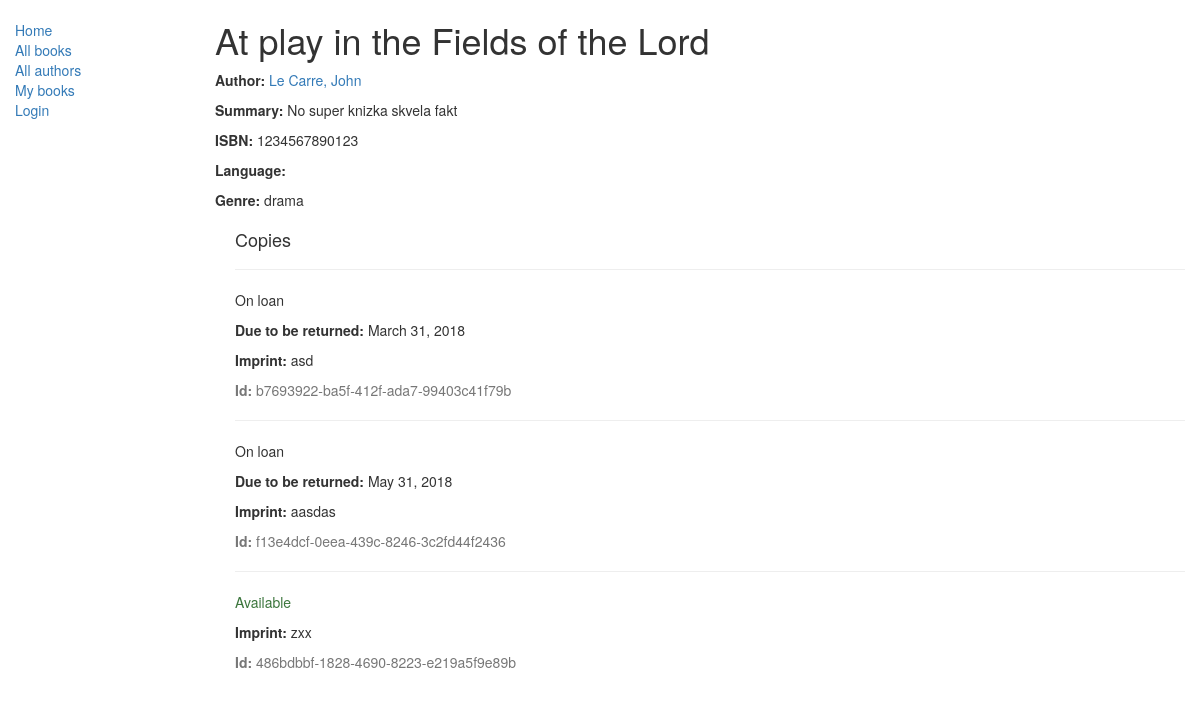
/catalog/book/1, run on the app's committed database.
### catalog/models.py (models this page shows, shortened)
class Book(models.Model):
    title = models.CharField(max_length=200)
    author = models.ForeignKey('Author', on_delete=models.SET_NULL, null=True)
    summary = models.TextField(
            max_length=1000,
            help_text="Enter a brief description of the book"
            )
    isbn = models.CharField(
            'ISBN',
            max_length=13,
            help_text='13 Character' +
                        '<a href="https://www.isbn-international.org/content/what-isbn">' +
                        'ISBN number</a>'
            )
    genre = models.ManyToManyField(Genre, help_text="Select a genre for this book")
    def display_genre(self):
        return ', '.join([genre.name for genre in self.genre.all()[:3]])
    display_genre.short_description = 'Genre'

class Author(models.Model):
    first_name = models.CharField(max_length=100)
    last_name = models.CharField(max_length=100)
    date_of_birth = models.DateField(null=True, blank=True)
    date_of_death = models.DateField('Died', null=True, blank=True)
    def get_absolute_url(self):
            return reverse('author-detail', args=[str(self.id)])
    def __str__(self):
            return '%s, %s' % (self.last_name, self.first_name)

class Genre(models.Model):
    name = models.CharField(
            max_length=200,
            help_text="Enter a book genre (e.g. Science Fciton, French Poetry etc.)",
            )
    def __str__(self):
        return self.name

class BookInstance(models.Model):
    id = models.UUIDField(primary_key=True, default=uuid.uuid4, help_text="book instance id")
    book = models.ForeignKey('Book', on_delete=models.SET_NULL, null=True)
    imprint = models.CharField(max_length=200)
    due_back = models.DateField(null=True, blank=True)
    borrower = models.ForeignKey(User, on_delete=models.SET_NULL, null=True, blank=True)
    LOAN_STATUS = (
            ('d', 'Maintenance'),
            ('o', 'On loan'),
            ('a', 'Available'),
            ('r', 'Reserved'),
    )
    status = models.CharField(max_length=1, choices=LOAN_STATUS,
                              blank=True, default='d',
                              help_text='Book availability')
    class Meta:
        ordering = ["due_back"]
        permissions = (('can_mark_returned', "Set book as returned"),)

### catalog/views.py (the view)
# urls.py: url(r'^book/(?P<pk>\d+)$', views.BookDetailView.as_view(),
class BookDetailView(generic.DetailView):
    model = Book

### catalog/templates/catalog/book_detail.html
{% extends "catalog/base_generic.html" %}
{% block content %}
  <h1>{{ book.title }}</h1>
  <p><strong>Author:</strong> <a href="{{ book.author.get_absolute_url }}">{{ book.author }}</a></p>
    <p><strong>Summary:</strong> {{ book.summary }}</p>
    <p><strong>ISBN:</strong> {{ book.isbn }}</p>
    <p><strong>Language:</strong> {{ book.language }}</p>
    <p><strong>Genre:</strong> {% for genre in book.genre.all %} {{ genre }}{% if not forloop.last %}, {% endif %}{% endfor %}</p>
  <div style="margin-left:20px;margin-top:20px">
    <h4>Copies</h4>
      {% for copy in book.bookinstance_set.all %}
        <hr>
        <p class="{% if copy.status == 'a' %}text-success{% elif copy.status == 'd' %}text-danger{% else
        %}text-warning{% endif %}">{{ copy.get_status_display }}</p>
        {% if copy.status != 'a' %}<p><strong>Due to be returned:</strong> {{copy.due_back}}</p>{% endif %}
        <p><strong>Imprint:</strong> {{copy.imprint}}</p>
        <p class="text-muted"><strong>Id:</strong> {{copy.id}}</p>
      {% endfor %}
  </div>
{% endblock %}

### catalog/templates/catalog/base_generic.html (shortened to what this page needs)
<!DOCTYPE html>
<html lang="en">
  <head>
      <link rel="stylesheet" href="https://maxcdn.bootstrapcdn.com/bootstrap/3.3.7/css/bootstrap.min.css">
      {% load static %}
      <link rel="stylesheet" href="{% static 'css/styles.css' %}">
  </head>
  <body>
      <div class="container-fluid">
      <div class="row">
        <div class="col-sm-2">
          {% block sidebar %}
            <ul class="sidebar-nav">
              <li><a href="{% url 'index' %}">Home</a></li>
              <li><a href="{% url 'books' %}">All books</a></li>
              <li><a href="{% url 'authors' %}">All authors</a></li>
              <li><a href="{% url 'my-borrowed' %}">My books</a></li>
              {% if user.is_authenticated %}
                <li>User: {{ user.get_username }}</li>
                <li><a href="{% url 'logout'%}?next={{request.path}}">Logout</a></li>
              {% else %}
                <li><a href="{% url 'login'%}?next={{request.path}}">Login</a></li>
              {% endif %}
            </ul>
          {% endblock %}
        </div>
        <div class="col-sm-10 ">
        {% block content %}{% endblock %}
        </div>
      </div>
  </body>
</html>

### catalog/static/css/styles.css (style rules this page uses)
.sidebar-nav { margin-top: 20px; padding: 0; list-style: none; }

### data on the page
Book: title "At play in the Fields of the Lord", author "Le Carre, John", summary "No super knizka skvela fakt", isbn "1234567890123"
Genre: name "drama"
BookInstance: status "On loan", due_back "March 31, 2018", imprint "asd", id "b7693922-ba5f-412f-ada7-99403c41f79b"
BookInstance: status "On loan", due_back "May 31, 2018", imprint "aasdas", id "f13e4dcf-0eea-439c-8246-3c2fd44f2436"
BookInstance: status "Available", imprint "zxx", id "486bdbbf-1828-4690-8223-e219a5f9e89b"
